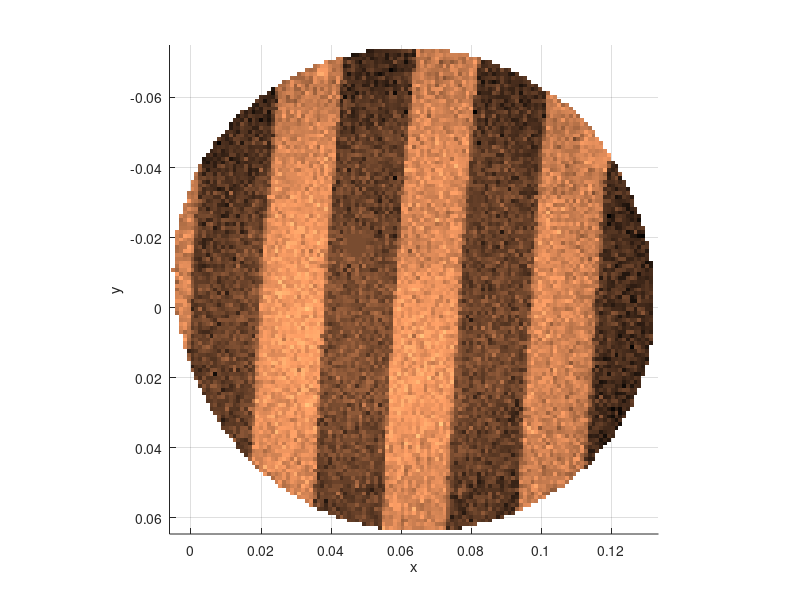
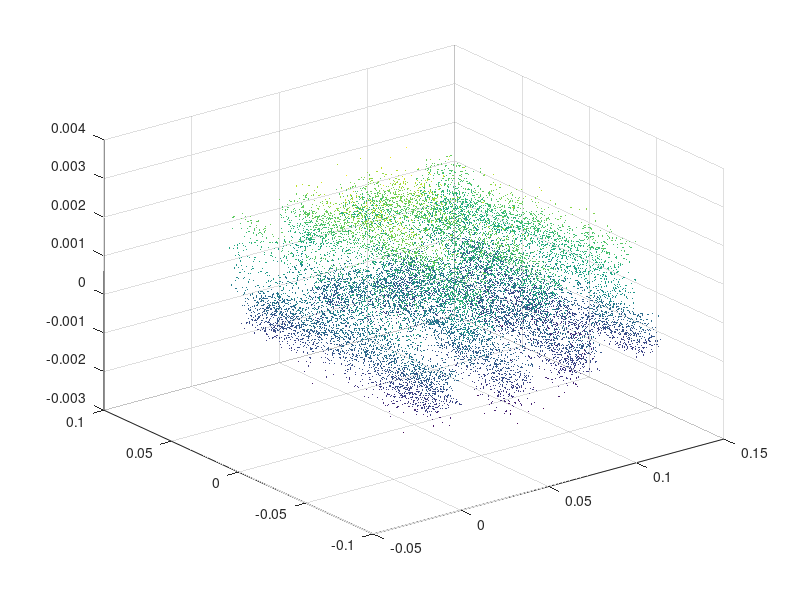
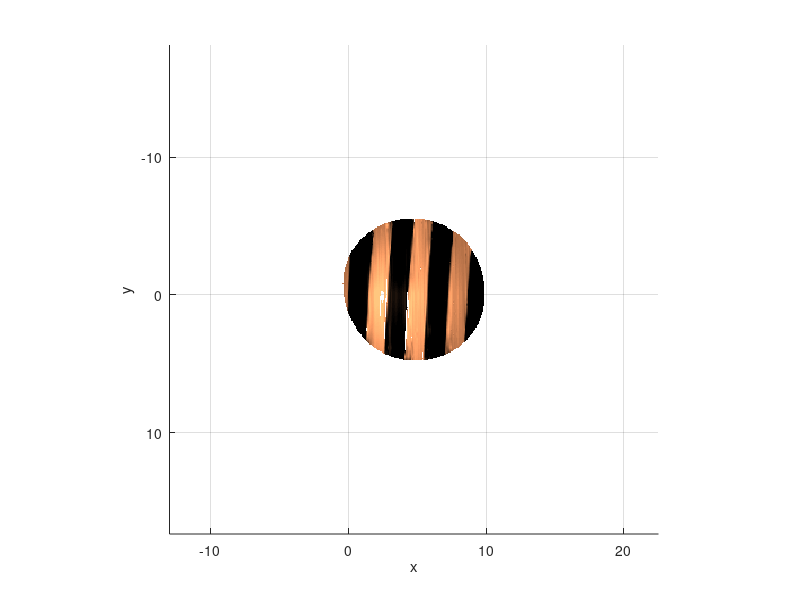

Source code (MATLAB) for these figures, in order: (Note: this script raises an error after producing the figures.)
% generate surface from data points
%
% process the experiment data; AFM grid calibration; 
% spiral scanning pattern; scanning rate: 20Hz; sampling rate: 20000Hz
% create the surface with delaunayTriangulation interpolation
% zwy 20190125

clear
close all
clc
%%
load('s20_processed_datapoints.mat');
x1_test = linspace(min(x),max(x),128);
x2_test = linspace(min(y),max(y),128);
[X1_test,X2_test] = meshgrid(x1_test,x2_test);

% Interpolation
m = griddata(x,y,z,X1_test(:),X2_test(:));

% % Exterpolation
% F = scatteredInterpolant(x,y,z); m = F(X1_test(:),X2_test(:));

figure
surf(X1_test,X2_test,reshape(m,length(x2_test),length(x1_test)),'EdgeColor','none')
colormap(copper)
axis equal; xlabel('x'); ylabel('y'); view([0 -90])
% figure, scatter3(X1_test(:), X2_test(:), m*100,5,m*100,'.')   % verify

% Why it is circle but not rectangular? Because m includes NaN.
% GRIDDATA is an interpolation algorithm.
% scatter3(X1_test(:), X2_test(:), zeros(length(X1_test(:)),1),5,m*100,'.') %circle
% scatter3(X1_test(:), X2_test(:), zeros(length(X1_test(:)),1),5,'.') % rectangular

%% replace NaN with right value manually
nan_flags = isnan(m);   % 2D logical matrix, work as a circular mask 
X1_test_vec = X1_test(:); X2_test_vec = X2_test(:);
for i = 1:length(nan_flags)
   flag = nan_flags(i);
   if flag
      if  X1_test_vec(i)<0||(X1_test_vec(i)>0.02&&X1_test_vec(i)<0.04)||...
              (X1_test_vec(i)>0.06&&X1_test_vec(i)<0.08)||...
              (X1_test_vec(i)>0.10&&X1_test_vec(i)<0.12)
          m(i) = 0.216/100*rand;
      else
          m(i) = 0.1/100*(rand-1);
      end
   end
end

figure, %scatter3(X1_test_vec,X2_test_vec,m,5,m*100,'.');
scatter3(X1_test(:), X2_test(:), m,5,m*100,'.') % rectangular

%% denoise
% waveletSignalDenoiser
% Method: Minimax; Parameters: level 12; Rule: Soft
load s20_m_denoise.mat
m = reshape(m_denoise,length(x2_test),length(x1_test));
m(nan_flags) = NaN; % circular roi
figure,surf(X1_test./0.04*3,X2_test./0.04*3,reshape(m.*10^4,length(x2_test./0.04*3),length(x1_test./0.04*3)),'EdgeColor','none')
colormap(copper)
axis equal; %axis('off'); 
xlabel('x'); ylabel('y'); view([0 -90])
caxis([0 21.6]);
tightfig
set_fig_units_cm(10,10)
%% delete NaN, scale: from signal to reality
%       signal<--> reality
% x/y:  0.04  <--> 3um
% z:    10^-4 <--> 1nm
m = m(:)*10^4;
nan_flags = isnan(m);   % 1D NaN detector
m(nan_flags) = []; X1_test_vec(nan_flags) = []; X2_test_vec(nan_flags) = [];
x = X1_test_vec/0.04*3; y = X2_test_vec/0.04*3;
% save s20_processed_delete_NaN.mat x y m





